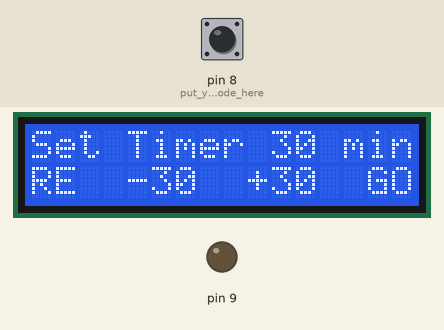
Simulated run of this sketch. Board: Arduino Uno, built with avr-gcc and run on an emulated ATmega328P. Parts: 16×2 character LCD, output pins drawn as LEDs (lit = HIGH). The inputs (shaded band) are chosen by the test bench; at power-on: pin 8 (put_your_setup_code_here) LOW.

Above: at 1.2 s.
1.3 s: pin 8 (put_your_setup_code_here) pulled HIGH for 1 s
At 3.3 s:
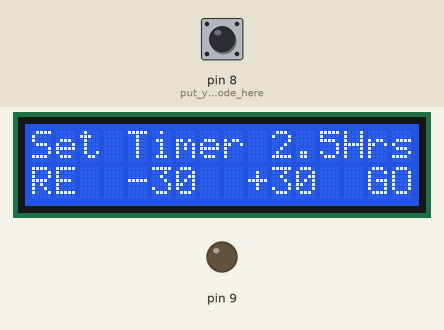
4.0 s: pin 8 (put_your_setup_code_here) pulled HIGH for 0.15 s
At 5.4 s:
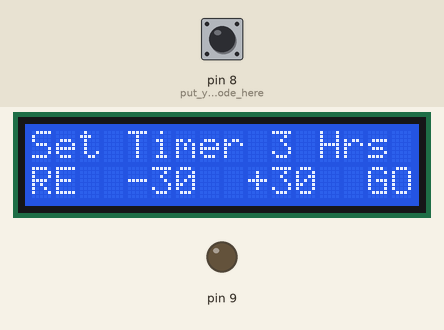
5.8 s: pin 8 (put_your_setup_code_here) pulled HIGH for 0.15 s
At 6.7 s:
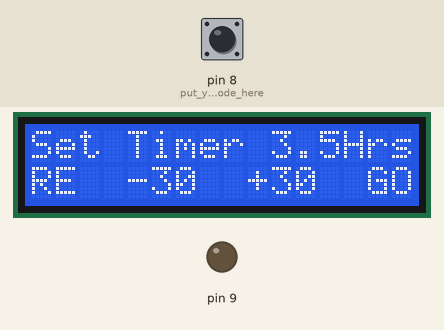
7.6 s: pin 8 (put_your_setup_code_here) pulled HIGH for 1 s
At 9.3 s:
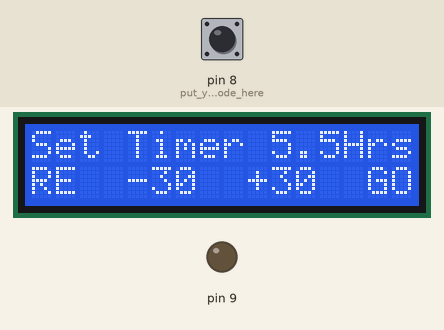
Timing chart, 0 to 10.8 s (numbered marks = the images above; inputs shaded):
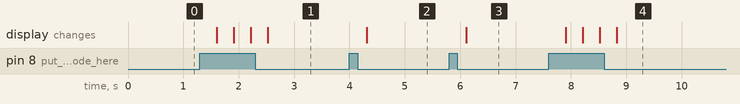

Measured:
- after the input at 1.3 s, the display: first changes after 0.31 s (image 1 shows a later state)
- after the input at 4.0 s, the display: changes after 0.31 s (image 2)
- after the input at 5.8 s, the display: changes after 0.31 s (image 3)
- after the input at 7.6 s, the display: first changes after 0.31 s (image 4 shows a later state)

The sketch:

smartger.ino
```cpp
#include <LiquidCrystal.h>

LiquidCrystal lcd(12,11,5,4,3,2);
void setup() {
  lcd.begin(16,2);
  pinMode(9,OUTPUT);
  pinMode(10,INPUT);
  pinMode(8,INPUT);// put your setup code here, to run once:

}
float c=0.5;
float temp;
int bs=0;
void loop() {
  bs=digitalRead(8);
  if(bs==HIGH)
  {
    delay(300);
  c=c+0.5;
  }
  if(c==0.5)
  {
  lcd.setCursor(0,0);
  lcd.print("Set Timer 30 min");
  lcd.setCursor(0,1);
  lcd.print("RE  -30  +30  GO");
  }

  if(c>0.5)
  {
    temp=c-((int)(c));
     if(temp==0.5)
    {

      lcd.setCursor(0,0);
      lcd.print("Set Timer ");
      lcd.print((int)(c));
      lcd.print(".5");
      lcd.print("Hrs  ");
      lcd.setCursor(0,1);
      lcd.print("RE  -30  +30  GO");
    }
    else
    {
      Serial.print("working");
     lcd.setCursor(0,0);
     lcd.print("Set Timer ");
     lcd.print((int)(c));
     if(c==1)
     lcd.print(" Hr  ");
     else
     lcd.print(" Hrs  ");
     lcd.setCursor(0,1);
     lcd.print("RE  -30  +30  GO");
    }
    lcd.setCursor(10,0);
  }
  // put your main code here, to run repeatedly:

}
```
